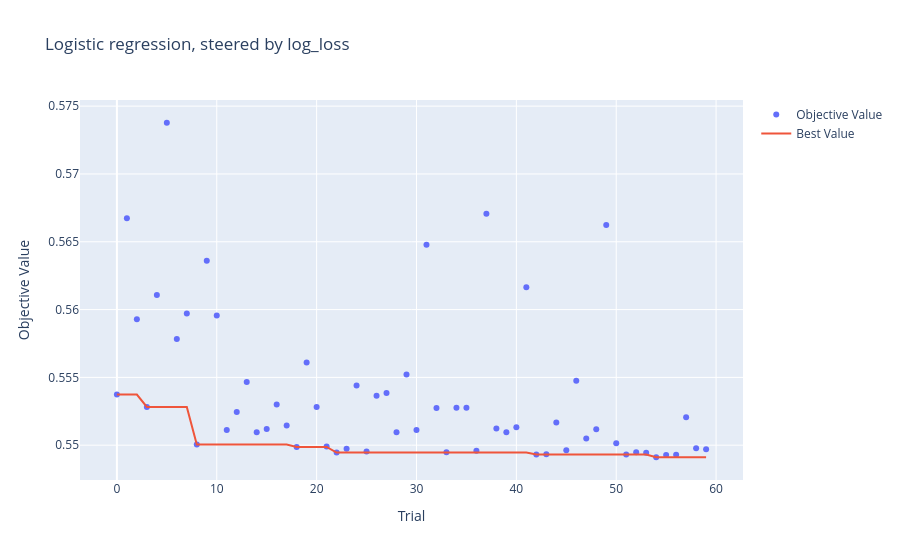
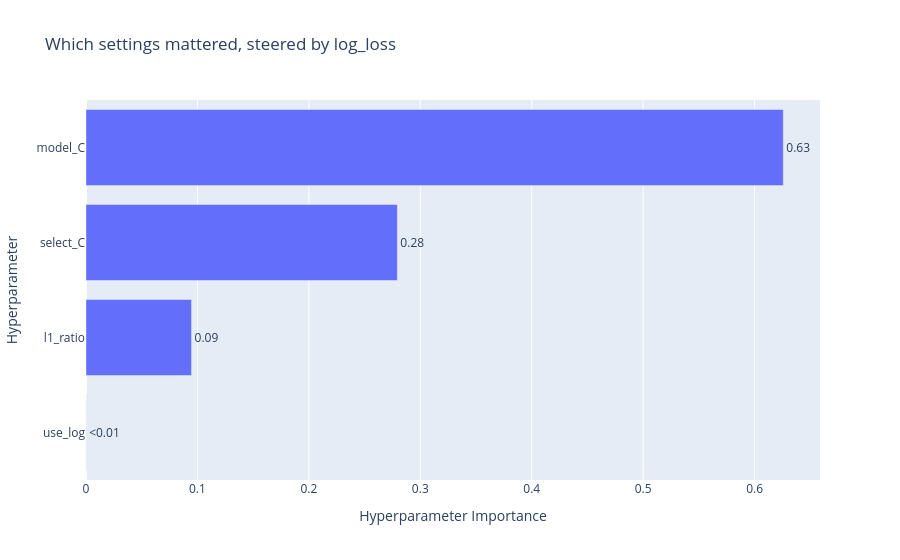
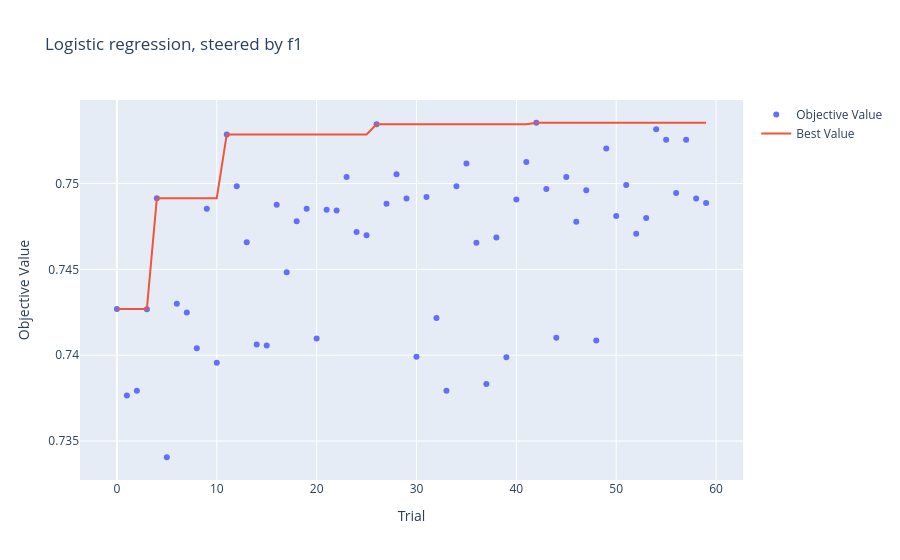
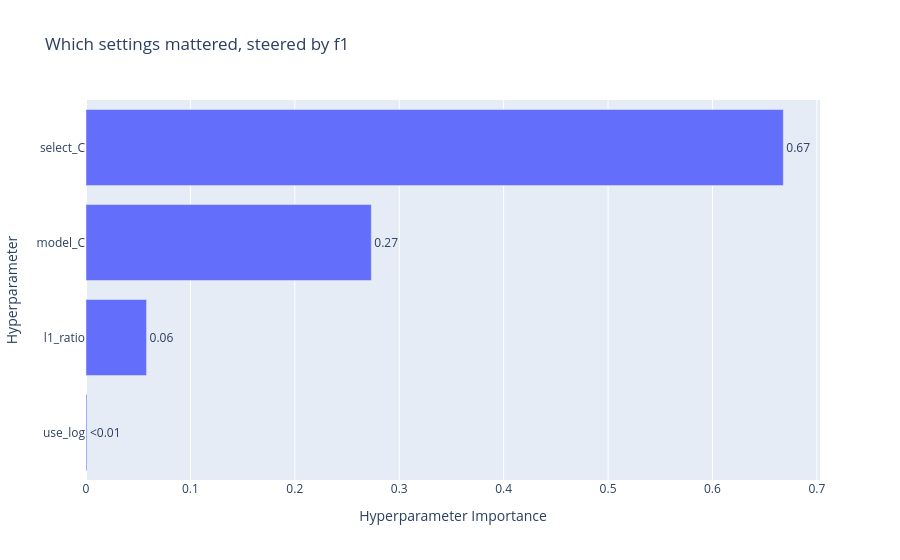

Write notebook code for charts like these, in order.
### Markdown cell above
The charts below show search progress, estimated hyperparameter
importance and the relationship between development log-loss and F1.

Importance estimates describe variation within the tested search space;
they do not establish that a setting has a causal effect on performance.
Each trial’s F1 uses its own development-selected threshold.

### Code cell
for objective, study in study_lin.items():
    plot_optimization_history(study).update_layout(title=f"Logistic regression, steered by {objective}").show()
    plot_param_importances(study).update_layout(title=f"Which settings mattered, steered by {objective}").show()

# How log-loss moves with each setting (log-loss search)
plot_slice(study_lin["log_loss"]).update_layout(title="Log-loss against each setting").show()

### Figure 1 — Plotly figure (JSON) as saved in the notebook; plotly's stock layout.template omitted (floating-point values rounded to 4 significant figures)
{"data": [{"mode": "markers", "name": "Objective Value", "type": "scatter", "x": [0, 1, 2, 3, 4, 5, 6, 7, 8, 9, 10, 11, 12, 13, 14, 15, 16, 17, 18, 19, 20, 21, 22, 23, 24, 25, 26, 27, 28, 29, 30, 31, 32, 33, 34, 35, 36, 37, 38, 39, 40, 41, 42, 43, 44, 45, 46, 47, 48, 49, 50, 51, 52, 53, 54, 55, 56, 57, 58, 59], "y": [0.5537, 0.5667, 0.5593, 0.5528, 0.5611, 0.5738, 0.5578, 0.5597, 0.5501, 0.5636, 0.5596, 0.5511, 0.5525, 0.5547, 0.551, 0.5512, 0.553, 0.5515, 0.5499, 0.5561, 0.5528, 0.5499, 0.5495, 0.5497, 0.5544, 0.5495, 0.5537, 0.5539, 0.5509, 0.5552, 0.5511, 0.5648, 0.5527, 0.5495, 0.5528, 0.5528, 0.5496, 0.5671, 0.5512, 0.551, 0.5513, 0.5616, 0.5493, 0.5493, 0.5517, 0.5496, 0.5548, 0.5505, 0.5512, 0.5662, 0.5501, 0.5493, 0.5495, 0.5494, 0.5491, 0.5493, 0.5493, 0.5521, 0.5498, 0.5497]}, {"mode": "lines", "name": "Best Value", "type": "scatter", "x": [0, 1, 2, 3, 4, 5, 6, 7, 8, 9, 10, 11, 12, 13, 14, 15, 16, 17, 18, 19, 20, 21, 22, 23, 24, 25, 26, 27, 28, 29, 30, 31, 32, 33, 34, 35, 36, 37, 38, 39, 40, 41, 42, 43, 44, 45, 46, 47, 48, 49, 50, 51, 52, 53, 54, 55, 56, 57, 58, 59], "y": [0.5537, 0.5537, 0.5537, 0.5528, 0.5528, 0.5528, 0.5528, 0.5528, 0.5501, 0.5501, 0.5501, 0.5501, 0.5501, 0.5501, 0.5501, 0.5501, 0.5501, 0.5501, 0.5499, 0.5499, 0.5499, 0.5499, 0.5495, 0.5495, 0.5495, 0.5495, 0.5495, 0.5495, 0.5495, 0.5495, 0.5495, 0.5495, 0.5495, 0.5495, 0.5495, 0.5495, 0.5495, 0.5495, 0.5495, 0.5495, 0.5495, 0.5495, 0.5493, 0.5493, 0.5493, 0.5493, 0.5493, 0.5493, 0.5493, 0.5493, 0.5493, 0.5493, 0.5493, 0.5493, 0.5491, 0.5491, 0.5491, 0.5491, 0.5491, 0.5491]}, {"marker": {"color": "#cccccc"}, "mode": "markers", "name": "Infeasible Trial", "showlegend": false, "type": "scatter", "x": [], "y": []}], "layout": {"title": {"text": "Logistic regression, steered by log_loss"}, "xaxis": {"title": {"text": "Trial"}}, "yaxis": {"title": {"text": "Objective Value"}}}}

### Figure 2 — Plotly figure (JSON) as saved in the notebook; plotly's stock layout.template omitted (floating-point values rounded to 4 significant figures)
{"data": [{"cliponaxis": false, "hovertemplate": ["use_log (CategoricalDistribution): 0.00010862529560828702<extra></extra>", "l1_ratio (FloatDistribution): 0.09469785824644435<extra></extra>", "select_C (FloatDistribution): 0.2794221558688289<extra></extra>", "model_C (FloatDistribution): 0.6257713605891185<extra></extra>"], "name": "Objective Value", "orientation": "h", "text": ["<0.01", "0.09", "0.28", "0.63"], "textposition": "outside", "type": "bar", "x": [0.0001086, 0.0947, 0.2794, 0.6258], "y": ["use_log", "l1_ratio", "select_C", "model_C"]}], "layout": {"title": {"text": "Which settings mattered, steered by log_loss"}, "xaxis": {"title": {"text": "Hyperparameter Importance"}}, "yaxis": {"title": {"text": "Hyperparameter"}}}}

### Figure 3 — Plotly figure (JSON) as saved in the notebook; plotly's stock layout.template omitted (floating-point values rounded to 4 significant figures)
{"data": [{"mode": "markers", "name": "Objective Value", "type": "scatter", "x": [0, 1, 2, 3, 4, 5, 6, 7, 8, 9, 10, 11, 12, 13, 14, 15, 16, 17, 18, 19, 20, 21, 22, 23, 24, 25, 26, 27, 28, 29, 30, 31, 32, 33, 34, 35, 36, 37, 38, 39, 40, 41, 42, 43, 44, 45, 46, 47, 48, 49, 50, 51, 52, 53, 54, 55, 56, 57, 58, 59], "y": [0.7427, 0.7377, 0.7379, 0.7427, 0.7491, 0.7341, 0.743, 0.7425, 0.7404, 0.7485, 0.7396, 0.7529, 0.7498, 0.7466, 0.7406, 0.7406, 0.7488, 0.7448, 0.7478, 0.7485, 0.741, 0.7485, 0.7484, 0.7504, 0.7472, 0.747, 0.7535, 0.7488, 0.7505, 0.7491, 0.7399, 0.7492, 0.7422, 0.7379, 0.7498, 0.7512, 0.7466, 0.7383, 0.7469, 0.7399, 0.7491, 0.7512, 0.7535, 0.7497, 0.741, 0.7504, 0.7478, 0.7496, 0.7409, 0.752, 0.7481, 0.7499, 0.7471, 0.748, 0.7532, 0.7525, 0.7494, 0.7525, 0.7491, 0.7489]}, {"mode": "lines", "name": "Best Value", "type": "scatter", "x": [0, 1, 2, 3, 4, 5, 6, 7, 8, 9, 10, 11, 12, 13, 14, 15, 16, 17, 18, 19, 20, 21, 22, 23, 24, 25, 26, 27, 28, 29, 30, 31, 32, 33, 34, 35, 36, 37, 38, 39, 40, 41, 42, 43, 44, 45, 46, 47, 48, 49, 50, 51, 52, 53, 54, 55, 56, 57, 58, 59], "y": [0.7427, 0.7427, 0.7427, 0.7427, 0.7491, 0.7491, 0.7491, 0.7491, 0.7491, 0.7491, 0.7491, 0.7529, 0.7529, 0.7529, 0.7529, 0.7529, 0.7529, 0.7529, 0.7529, 0.7529, 0.7529, 0.7529, 0.7529, 0.7529, 0.7529, 0.7529, 0.7535, 0.7535, 0.7535, 0.7535, 0.7535, 0.7535, 0.7535, 0.7535, 0.7535, 0.7535, 0.7535, 0.7535, 0.7535, 0.7535, 0.7535, 0.7535, 0.7535, 0.7535, 0.7535, 0.7535, 0.7535, 0.7535, 0.7535, 0.7535, 0.7535, 0.7535, 0.7535, 0.7535, 0.7535, 0.7535, 0.7535, 0.7535, 0.7535, 0.7535]}, {"marker": {"color": "#cccccc"}, "mode": "markers", "name": "Infeasible Trial", "showlegend": false, "type": "scatter", "x": [], "y": []}], "layout": {"title": {"text": "Logistic regression, steered by f1"}, "xaxis": {"title": {"text": "Trial"}}, "yaxis": {"title": {"text": "Objective Value"}}}}

### Figure 4 — Plotly figure (JSON) as saved in the notebook; plotly's stock layout.template omitted (floating-point values rounded to 4 significant figures)
{"data": [{"cliponaxis": false, "hovertemplate": ["use_log (CategoricalDistribution): 0.000900520197806417<extra></extra>", "l1_ratio (FloatDistribution): 0.057988206950334985<extra></extra>", "model_C (FloatDistribution): 0.2732582485449211<extra></extra>", "select_C (FloatDistribution): 0.6678530243069376<extra></extra>"], "name": "Objective Value", "orientation": "h", "text": ["<0.01", "0.06", "0.27", "0.67"], "textposition": "outside", "type": "bar", "x": [0.0009005, 0.05799, 0.2733, 0.6679], "y": ["use_log", "l1_ratio", "model_C", "select_C"]}], "layout": {"title": {"text": "Which settings mattered, steered by f1"}, "xaxis": {"title": {"text": "Hyperparameter Importance"}}, "yaxis": {"title": {"text": "Hyperparameter"}}}}
